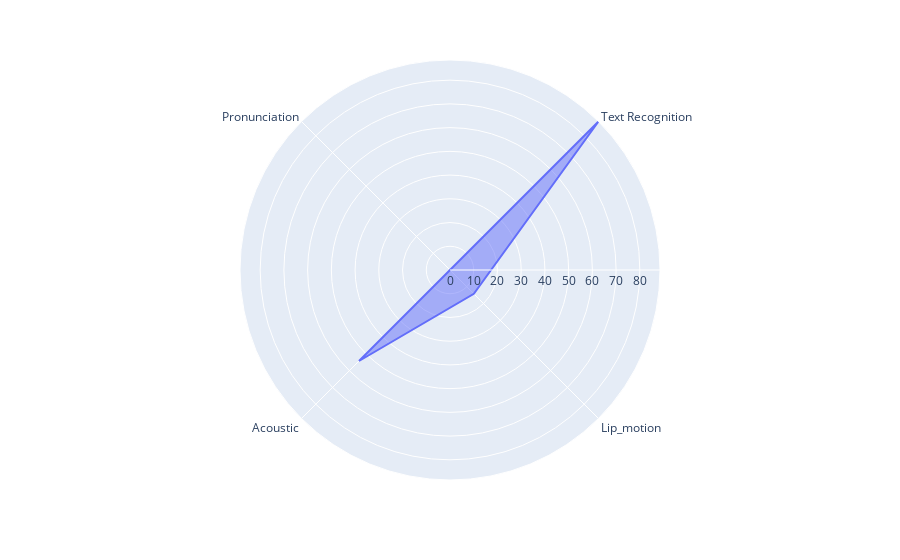

This figure's notebook cell:
### Code cell
total_infer(video_name, file_path, target_name, target_dir, video_index, source_audio, target_audio, video_num, export_dir, api_sys, api_user, pro_path)

### Figure 1 — Plotly figure (JSON) as saved in the notebook; plotly's stock layout.template omitted (floating-point values rounded to 4 significant figures)
{"data": [{"fill": "toself", "hovertemplate": "r=%{r}<br>theta=%{theta}<extra></extra>", "legendgroup": "", "line": {"color": "#636efa", "dash": "solid"}, "marker": {"symbol": "circle"}, "mode": "lines", "name": "", "r": [0, 88.5, 14.21, 54.23, 0], "showlegend": false, "subplot": "polar", "theta": ["Pronunciation", "Text Recognition", "Lip_motion", "Acoustic", "Pronunciation"], "type": "scatterpolar"}], "layout": {"autosize": false, "legend": {"tracegroupgap": 0}, "margin": {"t": 60}, "polar": {"angularaxis": {"direction": "clockwise", "rotation": 135}, "domain": {"x": [0, 1], "y": [0, 1]}}}}
